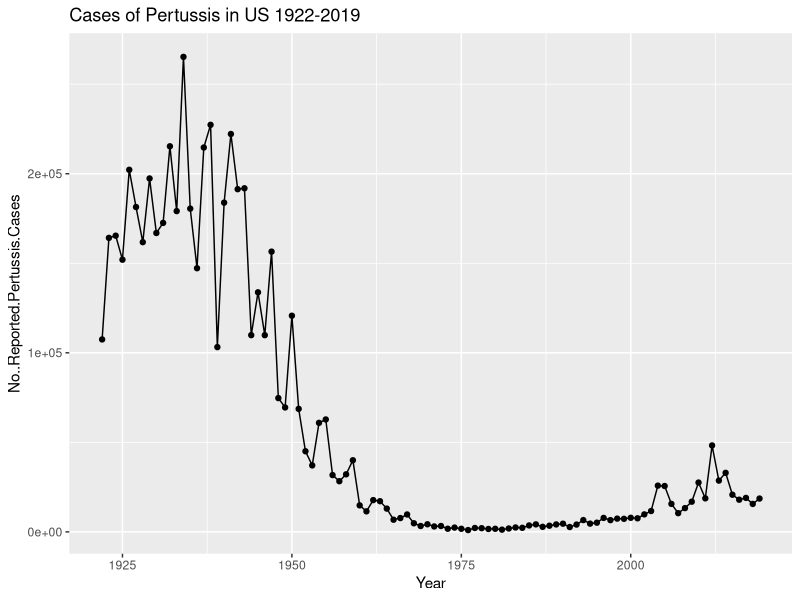
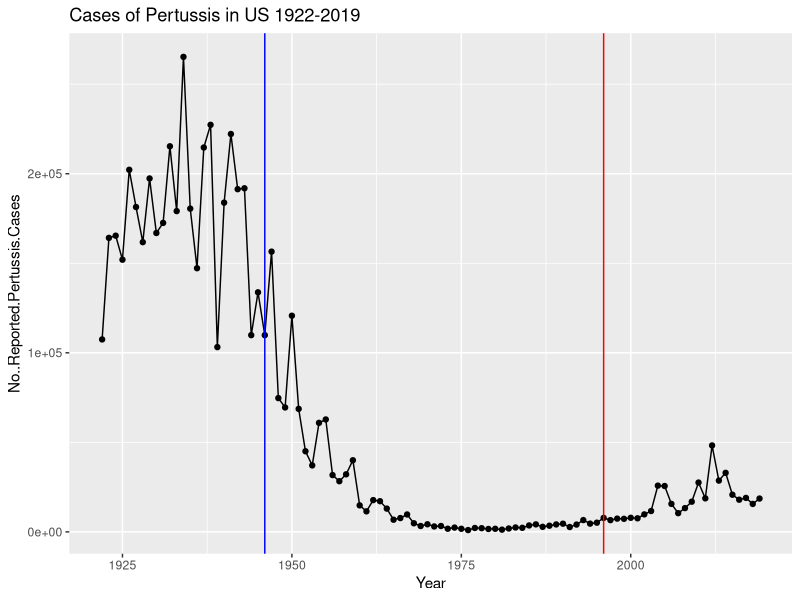

The R source for these figures, in order: (Note: this script raises an error after producing the figures.)
## ---- chunk 1
cdc <- data.frame(
                                 Year = c(1922L,1923L,1924L,1925L,
                                          1926L,1927L,1928L,1929L,1930L,1931L,
                                          1932L,1933L,1934L,1935L,1936L,
                                          1937L,1938L,1939L,1940L,1941L,1942L,
                                          1943L,1944L,1945L,1946L,1947L,
                                          1948L,1949L,1950L,1951L,1952L,
                                          1953L,1954L,1955L,1956L,1957L,1958L,
                                          1959L,1960L,1961L,1962L,1963L,
                                          1964L,1965L,1966L,1967L,1968L,1969L,
                                          1970L,1971L,1972L,1973L,1974L,
                                          1975L,1976L,1977L,1978L,1979L,1980L,
                                          1981L,1982L,1983L,1984L,1985L,
                                          1986L,1987L,1988L,1989L,1990L,
                                          1991L,1992L,1993L,1994L,1995L,1996L,
                                          1997L,1998L,1999L,2000L,2001L,
                                          2002L,2003L,2004L,2005L,2006L,2007L,
                                          2008L,2009L,2010L,2011L,2012L,
                                          2013L,2014L,2015L,2016L,2017L,2018L,
                                          2019L),
         No..Reported.Pertussis.Cases = c(107473,164191,165418,152003,
                                          202210,181411,161799,197371,
                                          166914,172559,215343,179135,265269,
                                          180518,147237,214652,227319,103188,
                                          183866,222202,191383,191890,109873,
                                          133792,109860,156517,74715,69479,
                                          120718,68687,45030,37129,60886,
                                          62786,31732,28295,32148,40005,
                                          14809,11468,17749,17135,13005,6799,
                                          7717,9718,4810,3285,4249,3036,
                                          3287,1759,2402,1738,1010,2177,2063,
                                          1623,1730,1248,1895,2463,2276,
                                          3589,4195,2823,3450,4157,4570,
                                          2719,4083,6586,4617,5137,7796,6564,
                                          7405,7298,7867,7580,9771,11647,
                                          25827,25616,15632,10454,13278,
                                          16858,27550,18719,48277,28639,32971,
                                          20762,17972,18975,15609,18617)
       )
## ---- chunk 2
library(ggplot2)
baseplot <- ggplot(cdc) + aes(x = Year, y = No..Reported.Pertussis.Cases) + geom_line() + geom_point() + labs(title = "Cases of Pertussis in US 1922-2019")
baseplot
## ---- chunk 3
baseplot + geom_vline(xintercept = 1946, color = "blue") + geom_vline(xintercept = 1996, color = "red")
## ---- chunk 4
library(jsonlite)
subject <- read_json("https://www.cmi-pb.org/api/subject", simplifyVector = TRUE) 
## ---- chunk 5
head(subject, 3)
table(subject$infancy_vac)
## ---- chunk 6
table(subject$biological_sex)
## ---- chunk 7
table(subject$biological_sex, subject$race)
## ---- chunk 8
library(lubridate)
subject$age <- today() - ymd(subject$year_of_birth)
library(dplyr)

ap <- subject %>% filter(subject$infancy_vac == "aP")

round(summary(time_length(ap$age, "years")))
## ---- chunk 9
wp <- subject %>% filter(infancy_vac == "wP")
round(summary(time_length(wp$age, "years")))
## ---- chunk 10
int <- ymd(subject$date_of_boost) - ymd(subject$year_of_birth)
age_at_boost <- time_length(int, "year")
head(age_at_boost)
## ---- chunk 11
ggplot(subject) +
  aes(time_length(age, "year"),
      fill=as.factor(infancy_vac)) +
  geom_histogram(show.legend=FALSE) +
  facet_wrap(vars(infancy_vac), nrow=2)
## ---- chunk 12
specimen <- read_json("https://www.cmi-pb.org/api/specimen", simplifyVector = TRUE)
titer <- read_json("https://www.cmi-pb.org/api/ab_titer", simplifyVector = TRUE)
## ---- chunk 13
meta <- inner_join(specimen, subject)
dim(meta)
head(meta)
## ---- chunk 14
abdata <- inner_join(titer, meta)
dim(abdata)
## ---- chunk 15
table(abdata$isotype)
## ---- chunk 16
table(abdata$visit)
## ---- chunk 17
ig1 <- abdata %>% filter(isotype == "IgG1", visit!=8)
head(ig1)
## ---- chunk 18
ggplot(ig1) +
  aes(MFI, antigen) +
  geom_boxplot() +
  facet_wrap(vars(visit), nrow = 2)
## ---- chunk 19
ggplot(ig1) +
  aes(MFI, antigen, col=infancy_vac ) +
  geom_boxplot(show.legend = FALSE) + 
  facet_wrap(vars(visit), nrow=2) +
  theme_bw()
## ---- chunk 20
ggplot(ig1) +
  aes(MFI, antigen, col=infancy_vac ) +
  geom_boxplot(show.legend = FALSE) + 
  facet_wrap(vars(infancy_vac, visit), nrow=2)
## ---- chunk 21
filter(ig1, antigen=="Measles") %>%
  ggplot() +
  aes(MFI, col=infancy_vac) +
  geom_boxplot(show.legend = FALSE) +
  facet_wrap(vars(visit)) +
  theme_bw()
## ---- chunk 22
filter(ig1, antigen=="FIM2/3") %>%
  ggplot() +
  aes(MFI, col=infancy_vac) +
  geom_boxplot(show.legend = FALSE) +
  facet_wrap(vars(visit)) +
  theme_bw()
## ---- chunk 23
url <- "https://www.cmi-pb.org/api/v2/rnaseq?versioned_ensembl_gene_id=eq.ENSG00000211896.7"

rna <- read_json(url, simplifyVector = TRUE) 
ssrna <- inner_join(rna, meta)
## ---- chunk 24
ggplot(ssrna) +
  aes(visit, tpm, group=subject_id) +
  geom_point() +
  geom_line(alpha=0.2)
## ---- chunk 25
ggplot(ssrna) +
  aes(tpm, col=infancy_vac) +
  geom_boxplot() +
  facet_wrap(vars(visit))
## ---- chunk 26
ssrna %>%  
  filter(visit==4) %>% 
  ggplot() +
    aes(tpm, col=infancy_vac) + geom_density() + 
    geom_rug() 
